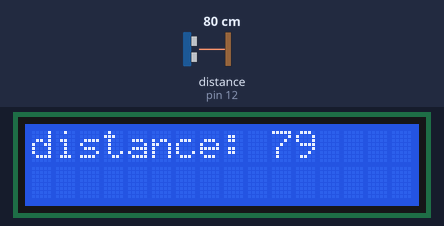
Recording of a sketch running on a simulated Arduino Uno, built with avr-gcc and run on an emulated ATmega328P. Shown: 16×2 character LCD. Wiring (inferred from the names in the program): ultrasonic range finder: trigger pin 11; echo pin 12. The inputs (shaded band) are chosen by the test bench; at power-on: distance to the obstacle (sensor on pin 12) 80 cm. The echo pulse lasts 58.3 µs per cm.

Above: at 1.2 s.
1.3 s: distance to the obstacle (sensor on pin 12) set to 120 cm
At 1.7 s:
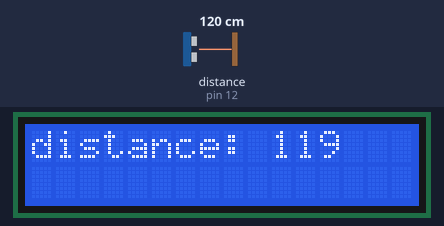
2.8 s: distance to the obstacle (sensor on pin 12) set to 4 cm
At 4.5 s:
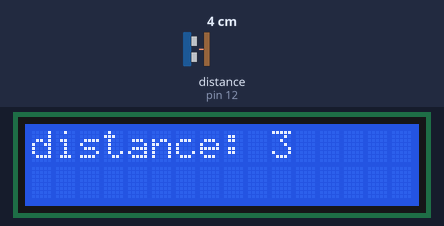
5.2 s: distance to the obstacle (sensor on pin 12) set to 2 cm
At 5.9 s:
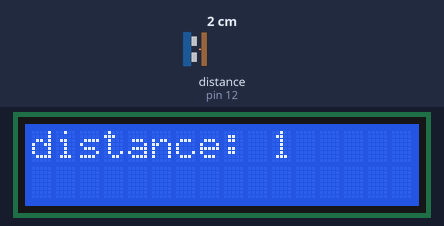
Timing chart, 0 to 8.2 s (numbered marks = the images above; inputs shaded):
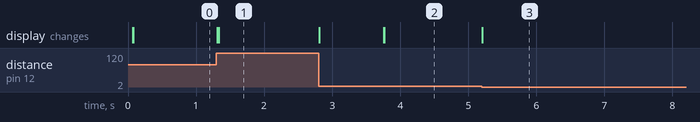

The sketch:

czujnik_odleglosci.ino
```cpp
#include <LiquidCrystal.h>

#define trig 11
#define echo 12

LiquidCrystal lcd(10, 9, 5, 4, 3, 2);

void setup() {
  lcd.begin(16,2);
  pinMode(trig, OUTPUT);
  pinMode(echo, INPUT);
}

void loop () {
  int czas, dist;
  digitalWrite(trig, HIGH);
  delayMicroseconds(1000);
  digitalWrite(trig, LOW);
  czas = pulseIn(echo, HIGH);
  dist = (czas/2) / 29.1;
  lcd.setCursor(0,0);
  if(!(millis()%250))
    lcd.clear();
  lcd.print("distance: ");
  lcd.print(dist);
}
```

Measured:
- after the input at 1.3 s, the display: changes at once (image 1)
- after the input at 2.8 s, the display: first changes at once (image 2 shows a later state)
- after the input at 5.2 s, the display: changes at once (image 3)
